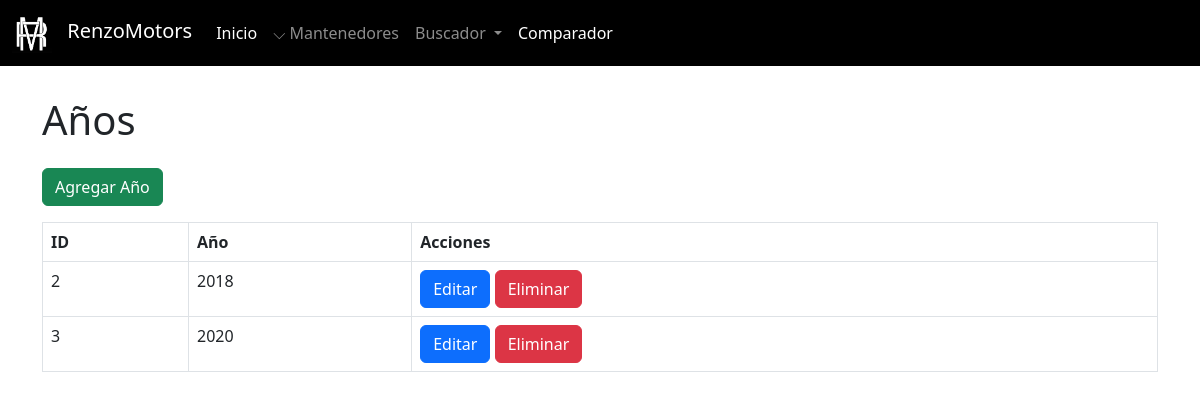
Page /admin/mantenedores/anios/mantenedor_anios.php on the earlier database version.
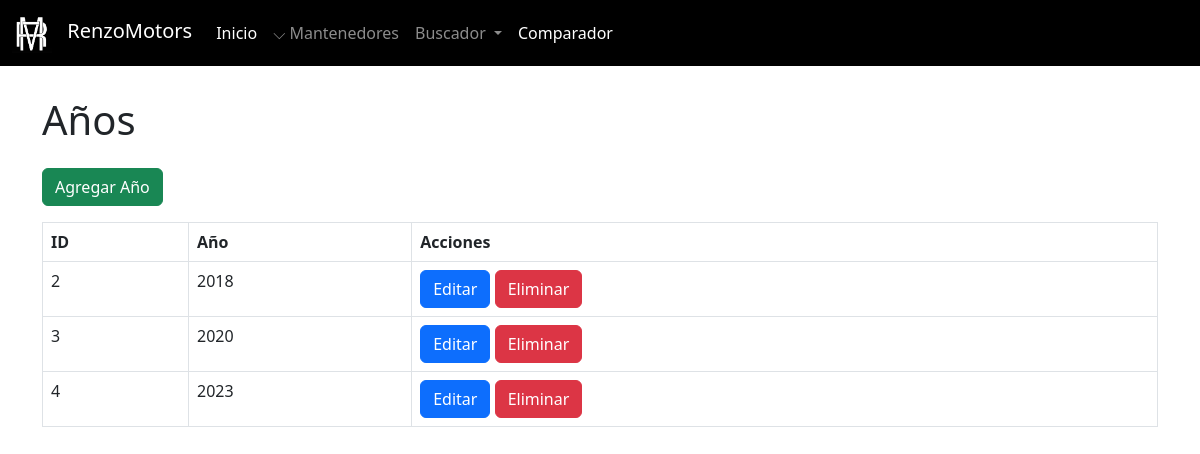
Same page on the later database version.
### tables this page shows
CREATE TABLE `anio` (
  `id_anio` int(11) NOT NULL,
  `anio` int(11) NOT NULL
);

### admin/mantenedores/anios/mantenedor_anios.php (the view, shortened to what this page needs)
<?php
include '../../../config/conexion.php';
include '../../navbaradmin.php';
?>
<!DOCTYPE html>
<html lang="es">
<head>
    <link href="https://cdn.jsdelivr.net/npm/bootstrap@5.3.0/dist/css/bootstrap.min.css" rel="stylesheet">
</head>
<body class="pt-5">
    <div class="container mt-5">
        <h1 class="mb-4">Años</h1>
        <a href="crear_anio.php" class="btn btn-success mb-3">Agregar Año</a>
        <table class="table table-bordered">
            <thead>
                <tr>
                    <th>ID</th>
                    <th>Año</th>
                    <th>Acciones</th>
                </tr>
            </thead>
            <tbody>
                <?php
                $resultado = mysqli_query($conexion, "SELECT * FROM anio");
                while ($fila = mysqli_fetch_assoc($resultado)) {
                    echo "<tr>
                            <td>{$fila['id_anio']}</td>
                            <td>{$fila['anio']}</td>
                            <td>
                                <a href='editar_anio.php?id_anio={$fila['id_anio']}' class='btn btn-primary'>Editar</a>
                                <a href='eliminar_anio.php?id_anio={$fila['id_anio']}' class='btn btn-danger' onclick='return confirm(\"¿Estás seguro de eliminar este año?\");'>Eliminar</a>
                            </td>
                          </tr>";
                }
                ?>
            </tbody>
        </table>
    </div>
</body>
</html>

Differences in the rows shown:
added anio: id_anio "4", anio "2023"
